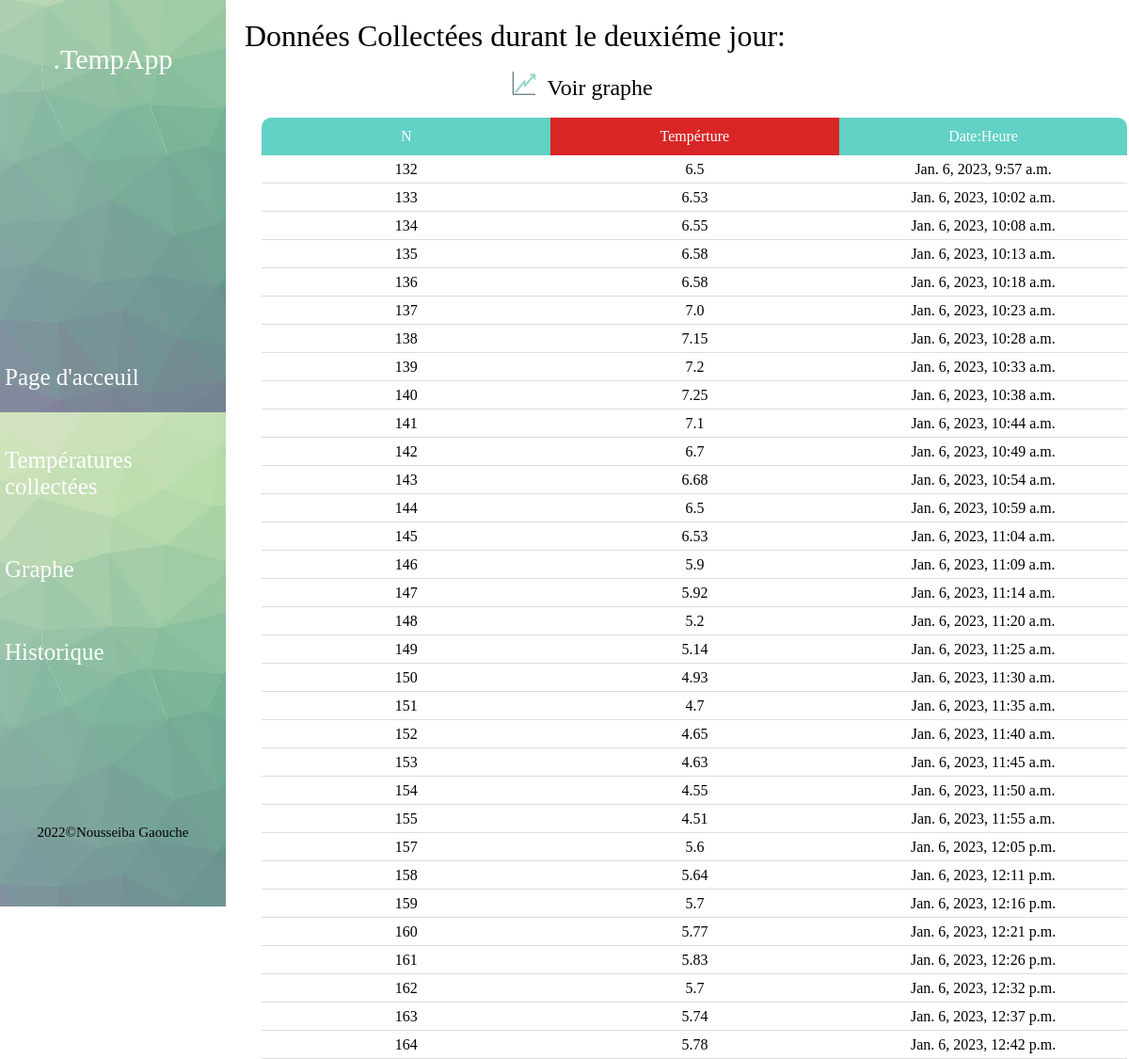
The app's page /jr2/ with its own data.
### app/models.py (models this page shows, shortened)
class Dht(models.Model):
    temp = models.FloatField(null=True)
    dt = models.DateTimeField(auto_now_add=True,null=True)

### app/views.py (the view)
# urls.py: path('jr2/', views.data48, name='jr2'),
def data48(request):
    jr2 = Dht.objects.all()[32:64]
    s2={'jr2':jr2}
    return render(request, 'jour2.html',s2)

### app/templates/jour2.html (shortened to what this page needs)
<!DOCTYPE html>
{% load static %}
<html lang="en">
  <head>
    <link rel="stylesheet" href="{% static 'css/index2-3.css'%}"  />
  </head>
  <body>
    <div class="container">
      <div class="menu">
        <div class="logo">
          <p><a href="{% url 'data'%}">
          <h2>.TempApp</h2></p>
        </div>
        <ul>
          <li><a href="{% url 'data'%}">Page d'acceuil </a></li>
          <li><a href="{% url 'data2'%}">Températures collectées </a></li>
          <li><a href="{% url 'data3'%}">Graphe</a></li><br>
          <li><a href="{% url 'historique'%}">Historique</a></li>
        </ul>
        <span>2022©Nousseiba Gaouche</span>
      </div>
      <div class="stats-container">
        <div class="table-container">
          <h1 style="margin-bottom: 10px">Données Collectées durant le deuxiéme jour:</h1>
          <span class="titre"><img src="{% static 'images/gra.png'%}" width="40px" /><a href="{% url 'jr2Graphe'%}"> Voir graphe </a></span>
          <table>
            <tr>
              <th class="n">N</th>
              <th class="temp">Tempérture</th>
              <th class="date">Date:Heure</th>
            </tr>
            <tbody>
              {% for i in jr2 %}
                <tr>
                <td>{{i.id}}</td>
                <td>{{i.temp}}</td>
                <td>{{i.dt}}</td>
              {%endfor%}
            </tbody>
          </table>
        </div>
      </div>
    </div>
  </body>
</html>

### app/static/css/index2-3.css (style rules this page uses)
* { padding: 0; margin: 0; box-sizing: border-box; font-family: "Roboto Condensed", sans-serif; font-family: fangsong; font-weight:500; }
.container { display: flex; align-items: center; height: 100vh; }
.logo { display: flex; align-items: center; justify-content: center; color: white; font-weight: bolder; font-size: 20px; }
.menu { background-image: url("../images/back1.jpg"); height: 100%; display: flex; flex-direction: column; align-items: center; justify-content: space-around; position: fixed; width : 20%; }
li { margin: 30px 5px; color: white; font-size: 25px; display: inline-block; }
span { color: black; font-size: 15px; }
.stats-container { padding: 20px; width: 80%; height: 100%; display: flex; flex-direction: column; margin-left: auto; }
.table-container { height: 50%; }
table { border-collapse: collapse; width: 100%; text-align: center; margin: 2%; }
td { width: 100px; height: 30px; border-bottom: 1px solid #ddd; }
th { color: white; height: 40px; }
.n { background-color: #61d2c5; border-top-left-radius: 10px; }
.temp { background-color: #D82626; }
.date { background-color: #61d2c5; border-top-right-radius: 10px; }
a { text-decoration: none; color: white; font-size:x-larger; }
.titre a { font-size:x-large; text-align:center; color: black; border:1px; }
.titre { padding:30%; margin-top:20%; text-align:center; align-items: center; justify-content: center; }

### records on screen
Dht: id "132", temp "6.5", dt "Jan. 6, 2023, 9:57 a.m."
Dht: id "133", temp "6.53", dt "Jan. 6, 2023, 10:02 a.m."
Dht: id "134", temp "6.55", dt "Jan. 6, 2023, 10:08 a.m."
Dht: id "135", temp "6.58", dt "Jan. 6, 2023, 10:13 a.m."
Dht: id "136", temp "6.58", dt "Jan. 6, 2023, 10:18 a.m."
Dht: id "137", temp "7.0", dt "Jan. 6, 2023, 10:23 a.m."
Dht: id "138", temp "7.15", dt "Jan. 6, 2023, 10:28 a.m."
Dht: id "139", temp "7.2", dt "Jan. 6, 2023, 10:33 a.m."
Dht: id "140", temp "7.25", dt "Jan. 6, 2023, 10:38 a.m."
Dht: id "141", temp "7.1", dt "Jan. 6, 2023, 10:44 a.m."
Dht: id "142", temp "6.7", dt "Jan. 6, 2023, 10:49 a.m."
Dht: id "143", temp "6.68", dt "Jan. 6, 2023, 10:54 a.m."
Dht: id "144", temp "6.5", dt "Jan. 6, 2023, 10:59 a.m."
Dht: id "145", temp "6.53", dt "Jan. 6, 2023, 11:04 a.m."
Dht: id "146", temp "5.9", dt "Jan. 6, 2023, 11:09 a.m."
Dht: id "147", temp "5.92", dt "Jan. 6, 2023, 11:14 a.m."
Dht: id "148", temp "5.2", dt "Jan. 6, 2023, 11:20 a.m."
Dht: id "149", temp "5.14", dt "Jan. 6, 2023, 11:25 a.m."
Dht: id "150", temp "4.93", dt "Jan. 6, 2023, 11:30 a.m."
Dht: id "151", temp "4.7", dt "Jan. 6, 2023, 11:35 a.m."
Dht: id "152", temp "4.65", dt "Jan. 6, 2023, 11:40 a.m."
Dht: id "153", temp "4.63", dt "Jan. 6, 2023, 11:45 a.m."
Dht: id "154", temp "4.55", dt "Jan. 6, 2023, 11:50 a.m."
Dht: id "155", temp "4.51", dt "Jan. 6, 2023, 11:55 a.m."
Dht: id "157", temp "5.6", dt "Jan. 6, 2023, 12:05 p.m."
Dht: id "158", temp "5.64", dt "Jan. 6, 2023, 12:11 p.m."
Dht: id "159", temp "5.7", dt "Jan. 6, 2023, 12:16 p.m."
Dht: id "160", temp "5.77", dt "Jan. 6, 2023, 12:21 p.m."
Dht: id "161", temp "5.83", dt "Jan. 6, 2023, 12:26 p.m."
Dht: id "162", temp "5.7", dt "Jan. 6, 2023, 12:32 p.m."
Dht: id "163", temp "5.74", dt "Jan. 6, 2023, 12:37 p.m."
Dht: id "164", temp "5.78", dt "Jan. 6, 2023, 12:42 p.m."
